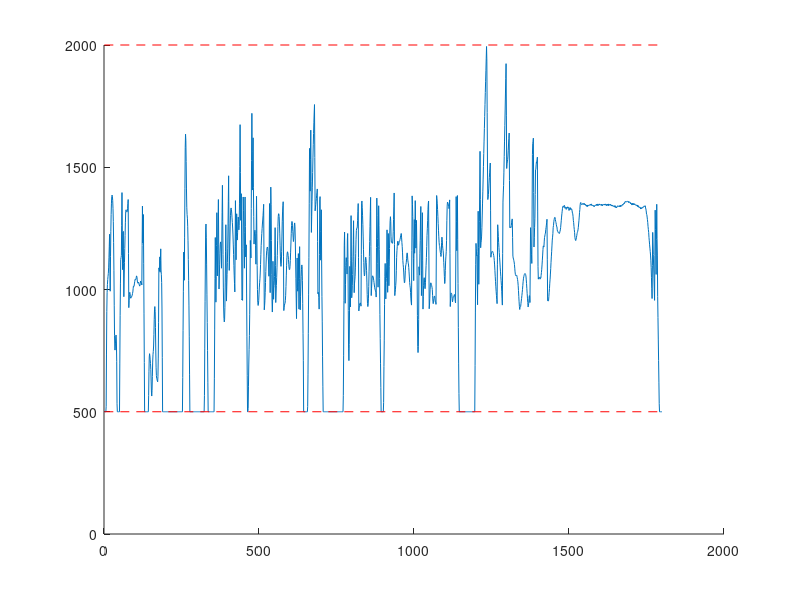

This figure's MATLAB source:
% max_torque = 2100;
% max_speed = 2000;

load WHTC_data

n_idle = 500;
n_lo = 815;
n_pref = 1418;
n_95 = 1966;
n_hi = 2301;

n_e = 2.0327*speed/100*(0.45*n_lo + 0.45*n_pref + 0.1*n_hi - n_idle) + n_idle;

figure(1)
hold on
plot(time, n_e)
plot([time(1) time(end)], [500 500], 'r--')
plot([time(1) time(end)], [2000 2000], 'r--')

% M_e_input = max_torque * torque/100;
% n_e_input = max_speed * speed/100;
% 
% subplot(2,1,1)
% plot(time, M_e_input)
% title("Engine torque, M_e [Nm]")
% 
% subplot(2,1,2)
% hold on
% plot(time, n_e_input)
% plot([time(1) time(end)], [500 500], 'r--')
% plot([time(1) time(end)], [2000 2000], 'r--')
% title("Engine rotational speed, n_e [rpm]")

% use find_trajectory